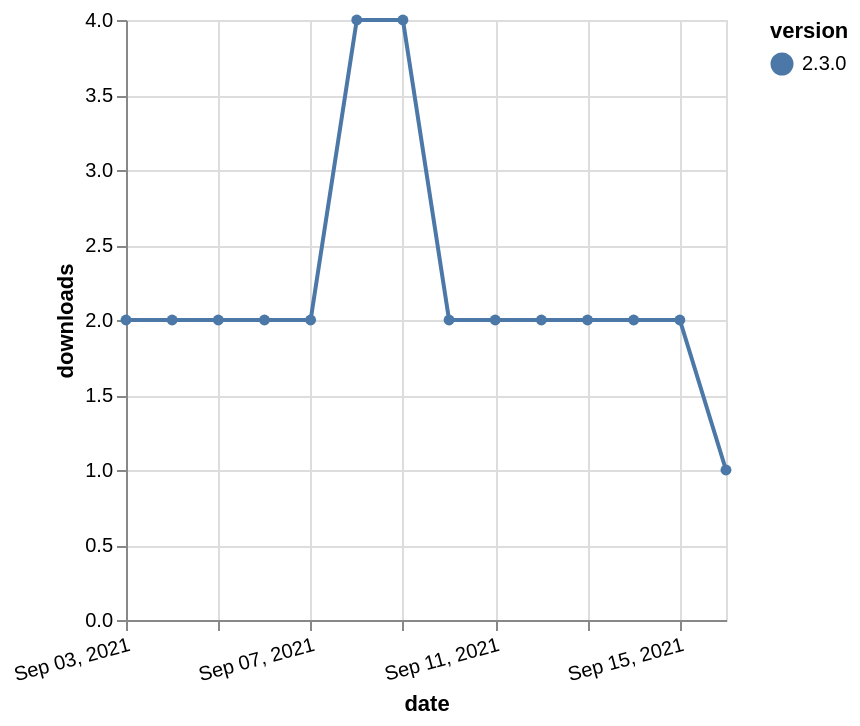

Specify this chart in Vega-Lite:
### Vega-Lite specification from a JSON file in a GitHub repository (floating-point values rounded to 4 significant figures)
{"$schema": "https://vega.github.io/schema/vega-lite/v5.json", "description": "A simple bar chart with embedded data.", "data": {"values": [{"date": "2021-09-03", "total": 3486, "delta": 2, "version": "2.3.0"}, {"date": "2021-09-04", "total": 3488, "delta": 2, "version": "2.3.0"}, {"date": "2021-09-05", "total": 3490, "delta": 2, "version": "2.3.0"}, {"date": "2021-09-06", "total": 3492, "delta": 2, "version": "2.3.0"}, {"date": "2021-09-07", "total": 3494, "delta": 2, "version": "2.3.0"}, {"date": "2021-09-08", "total": 3498, "delta": 4, "version": "2.3.0"}, {"date": "2021-09-09", "total": 3502, "delta": 4, "version": "2.3.0"}, {"date": "2021-09-10", "total": 3504, "delta": 2, "version": "2.3.0"}, {"date": "2021-09-11", "total": 3506, "delta": 2, "version": "2.3.0"}, {"date": "2021-09-12", "total": 3508, "delta": 2, "version": "2.3.0"}, {"date": "2021-09-13", "total": 3510, "delta": 2, "version": "2.3.0"}, {"date": "2021-09-14", "total": 3512, "delta": 2, "version": "2.3.0"}, {"date": "2021-09-15", "total": 3514, "delta": 2, "version": "2.3.0"}, {"date": "2021-09-16", "total": 3515, "delta": 1, "version": "2.3.0"}]}, "width": "container", "mark": {"type": "line", "point": {"filled": true}}, "encoding": {"x": {"field": "date", "type": "temporal", "timeUnit": "yearmonthdate", "title": "date", "axis": {"labelAngle": -15}}, "y": {"field": "delta", "type": "quantitative", "title": "downloads"}, "color": {"field": "version", "type": "nominal"}, "tooltip": {"field": "delta"}}}
